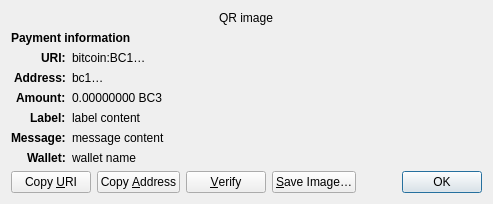
<?xml version="1.0" encoding="UTF-8"?>
<ui version="4.0">
 <class>ReceiveRequestDialog</class>
 <widget class="QDialog" name="ReceiveRequestDialog">
  <property name="geometry">
   <rect>
    <x>0</x>
    <y>0</y>
    <width>413</width>
    <height>229</height>
   </rect>
  </property>
  <property name="windowTitle">
   <string>Request payment to …</string>
  </property>
  <layout class="QGridLayout" name="gridLayout" columnstretch="0,1">
   <property name="sizeConstraint">
    <enum>QLayout::SetFixedSize</enum>
   </property>
   <item row="0" column="0" colspan="2" alignment="Qt::AlignHCenter">
    <widget class="QRImageWidget" name="qr_code">
     <property name="text">
      <string notr="true">QR image</string>
     </property>
     <property name="textInteractionFlags">
      <set>Qt::NoTextInteraction</set>
     </property>
    </widget>
   </item>
   <item row="1" column="0" colspan="2">
    <widget class="QLabel" name="payment_header">
     <property name="font">
      <font>
       <weight>75</weight>
       <bold>true</bold>
      </font>
     </property>
     <property name="text">
      <string>Payment information</string>
     </property>
     <property name="textInteractionFlags">
      <set>Qt::NoTextInteraction</set>
     </property>
    </widget>
   </item>
   <item row="2" column="0" alignment="Qt::AlignRight|Qt::AlignTop">
    <widget class="QLabel" name="uri_tag">
     <property name="font">
      <font>
       <weight>75</weight>
       <bold>true</bold>
      </font>
     </property>
     <property name="text">
      <string notr="true">URI:</string>
     </property>
     <property name="textFormat">
      <enum>Qt::PlainText</enum>
     </property>
     <property name="textInteractionFlags">
      <set>Qt::NoTextInteraction</set>
     </property>
    </widget>
   </item>
   <item row="2" column="1" alignment="Qt::AlignTop">
    <widget class="QLabel" name="uri_content">
     <property name="text">
      <string notr="true">bitcoin:BC1…</string>
     </property>
     <property name="textFormat">
      <enum>Qt::RichText</enum>
     </property>
     <property name="wordWrap">
      <bool>true</bool>
     </property>
     <property name="textInteractionFlags">
      <set>Qt::TextSelectableByMouse</set>
     </property>
    </widget>
   </item>
   <item row="3" column="0" alignment="Qt::AlignRight|Qt::AlignTop">
    <widget class="QLabel" name="address_tag">
     <property name="font">
      <font>
       <weight>75</weight>
       <bold>true</bold>
      </font>
     </property>
     <property name="text">
      <string>Address:</string>
     </property>
     <property name="textInteractionFlags">
      <set>Qt::NoTextInteraction</set>
     </property>
    </widget>
   </item>
   <item row="3" column="1" alignment="Qt::AlignTop">
    <widget class="QLabel" name="address_content">
     <property name="text">
      <string notr="true">bc1…</string>
     </property>
     <property name="textFormat">
      <enum>Qt::PlainText</enum>
     </property>
     <property name="textInteractionFlags">
      <set>Qt::TextSelectableByMouse</set>
     </property>
    </widget>
   </item>
   <item row="4" column="0" alignment="Qt::AlignRight|Qt::AlignTop">
    <widget class="QLabel" name="amount_tag">
     <property name="font">
      <font>
       <weight>75</weight>
       <bold>true</bold>
      </font>
     </property>
     <property name="text">
      <string>Amount:</string>
     </property>
     <property name="textInteractionFlags">
      <set>Qt::NoTextInteraction</set>
     </property>
    </widget>
   </item>
   <item row="4" column="1" alignment="Qt::AlignTop">
    <widget class="QLabel" name="amount_content">
     <property name="text">
      <string notr="true">0.00000000 BC3</string>
     </property>
     <property name="textFormat">
      <enum>Qt::PlainText</enum>
     </property>
     <property name="textInteractionFlags">
      <set>Qt::TextSelectableByMouse</set>
     </property>
    </widget>
   </item>
   <item row="5" column="0" alignment="Qt::AlignRight|Qt::AlignTop">
    <widget class="QLabel" name="label_tag">
     <property name="font">
      <font>
       <weight>75</weight>
       <bold>true</bold>
      </font>
     </property>
     <property name="text">
      <string>Label:</string>
     </property>
     <property name="textInteractionFlags">
      <set>Qt::NoTextInteraction</set>
     </property>
    </widget>
   </item>
   <item row="5" column="1" alignment="Qt::AlignTop">
    <widget class="QLabel" name="label_content">
     <property name="text">
      <string notr="true">label content</string>
     </property>
     <property name="textFormat">
      <enum>Qt::PlainText</enum>
     </property>
     <property name="wordWrap">
      <bool>true</bool>
     </property>
     <property name="textInteractionFlags">
      <set>Qt::TextSelectableByMouse</set>
     </property>
    </widget>
   </item>
   <item row="6" column="0" alignment="Qt::AlignRight|Qt::AlignTop">
    <widget class="QLabel" name="message_tag">
     <property name="font">
      <font>
       <weight>75</weight>
       <bold>true</bold>
      </font>
     </property>
     <property name="text">
      <string>Message:</string>
     </property>
     <property name="textInteractionFlags">
      <set>Qt::NoTextInteraction</set>
     </property>
    </widget>
   </item>
   <item row="6" column="1" alignment="Qt::AlignTop">
    <widget class="QLabel" name="message_content">
     <property name="text">
      <string notr="true">message content</string>
     </property>
     <property name="textFormat">
      <enum>Qt::PlainText</enum>
     </property>
     <property name="wordWrap">
      <bool>true</bool>
     </property>
     <property name="textInteractionFlags">
      <set>Qt::TextSelectableByMouse</set>
     </property>
    </widget>
   </item>
   <item row="7" column="0" alignment="Qt::AlignRight|Qt::AlignTop">
    <widget class="QLabel" name="wallet_tag">
     <property name="font">
      <font>
       <weight>75</weight>
       <bold>true</bold>
      </font>
     </property>
     <property name="text">
      <string>Wallet:</string>
     </property>
     <property name="textInteractionFlags">
      <set>Qt::NoTextInteraction</set>
     </property>
    </widget>
   </item>
   <item row="7" column="1" alignment="Qt::AlignTop">
    <widget class="QLabel" name="wallet_content">
     <property name="text">
      <string notr="true">wallet name</string>
     </property>
     <property name="textFormat">
      <enum>Qt::PlainText</enum>
     </property>
     <property name="wordWrap">
      <bool>true</bool>
     </property>
     <property name="textInteractionFlags">
      <set>Qt::TextSelectableByMouse</set>
     </property>
    </widget>
   </item>
   <item row="8" column="0" colspan="2">
    <layout class="QHBoxLayout" name="horizontalLayout">
     <item>
      <widget class="QPushButton" name="btnCopyURI">
       <property name="text">
        <string>Copy &amp;URI</string>
       </property>
       <property name="autoDefault">
        <bool>false</bool>
       </property>
      </widget>
     </item>
     <item>
      <widget class="QPushButton" name="btnCopyAddress">
       <property name="text">
        <string>Copy &amp;Address</string>
       </property>
       <property name="autoDefault">
        <bool>false</bool>
       </property>
      </widget>
     </item>
     <item>
      <widget class="QPushButton" name="btnVerify">
       <property name="text">
        <string>&amp;Verify</string>
       </property>
       <property name="toolTip">
        <string>Verify this address on e.g. a hardware wallet screen</string>
       </property>
       <property name="autoDefault">
        <bool>false</bool>
       </property>
      </widget>
     </item>
     <item>
      <widget class="QPushButton" name="btnSaveAs">
       <property name="text">
        <string>&amp;Save Image…</string>
       </property>
       <property name="autoDefault">
        <bool>false</bool>
       </property>
      </widget>
     </item>
     <item>
      <spacer name="horizontalSpacer_2">
       <property name="orientation">
        <enum>Qt::Horizontal</enum>
       </property>
       <property name="sizeHint" stdset="0">
        <size>
         <width>40</width>
         <height>20</height>
        </size>
       </property>
      </spacer>
     </item>
     <item>
      <widget class="QDialogButtonBox" name="buttonBox">
       <property name="focusPolicy">
        <enum>Qt::StrongFocus</enum>
       </property>
       <property name="standardButtons">
        <set>QDialogButtonBox::Ok</set>
       </property>
      </widget>
     </item>
    </layout>
   </item>
  </layout>
 </widget>
 <customwidgets>
  <customwidget>
   <class>QRImageWidget</class>
   <extends>QLabel</extends>
   <header>qt/qrimagewidget.h</header>
  </customwidget>
 </customwidgets>
 <tabstops>
  <tabstop>buttonBox</tabstop>
  <tabstop>btnCopyURI</tabstop>
  <tabstop>btnCopyAddress</tabstop>
  <tabstop>btnSaveAs</tabstop>
 </tabstops>
 <resources/>
 <connections>
  <connection>
   <sender>buttonBox</sender>
   <signal>accepted()</signal>
   <receiver>ReceiveRequestDialog</receiver>
   <slot>accept()</slot>
   <hints>
    <hint type="sourcelabel">
     <x>135</x>
     <y>230</y>
    </hint>
    <hint type="destinationlabel">
     <x>135</x>
     <y>126</y>
    </hint>
   </hints>
  </connection>
 </connections>
</ui>
